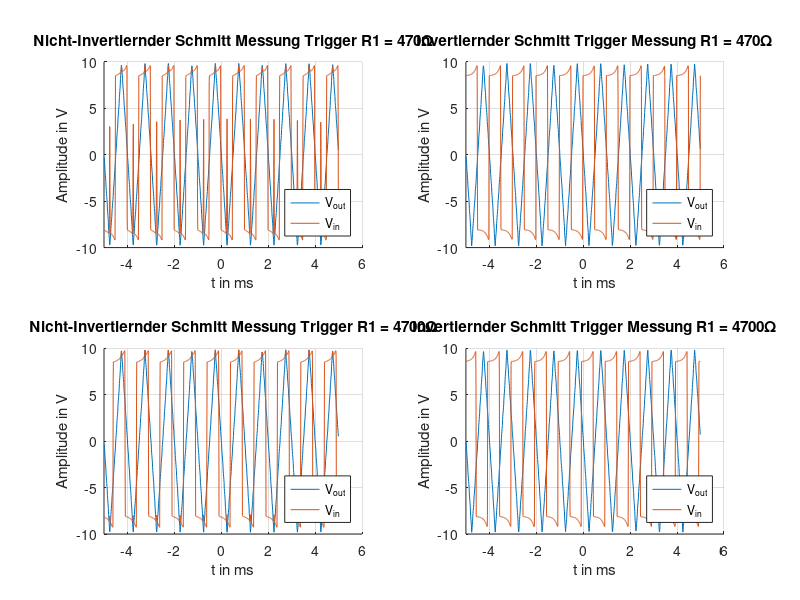

This chart was generated by the following MATLAB code:
clear all 
close all
clc

%% Einlesen der Rohdaten
non_R470 = fopen('non_R470.txt','r');
heading_non_R470 = textscan(non_R470,'%s %s %s',1);
fgetl(non_R470);
data_1 = textscan(non_R470,'%n %n %n');
fclose(non_R470); 

non_R4700 = fopen('non_R4700.txt','r');
heading_non_R4700 = textscan(non_R4700,'%s %s %s',1);
fgetl(non_R4700);
data_2 = textscan(non_R4700,'%n %n %n');
fclose(non_R4700);

inv_R470 = fopen('inv_R470.txt','r');
heading_inv_R470 = textscan(inv_R470,'%s %s %s',1);
fgetl(inv_R470);
data_3 = textscan(inv_R470,'%n %n %n');
fclose(inv_R470); 

inv_R4700 = fopen('inv_R4700.txt','r');
heading_inv_R4700 = textscan(inv_R4700,'%s %s %s',1);
fgetl(inv_R4700);
data_4 = textscan(inv_R4700,'%n %n %n');
fclose(inv_R4700);

%% Anlegen der Matrizen
time_non_R470 = cell2mat(data_1(1)).*1e-3;
V_in_non_R470 = cell2mat(data_1(2)).*2;     %(2x) weil 2V pro division
V_out_non_R470 = cell2mat(data_1(3)).*2;

fehler = abs(time_non_R470)>0.005;
fehler = fehler.*1e-3;
fehler(fehler==0) = 1;
time_non_R470 = (fehler .* time_non_R470).*1e3;

time_non_R4700 = cell2mat(data_2(1)).*1e-3;
V_in_non_R4700 = cell2mat(data_2(2)).*2;
V_out_non_R4700 = cell2mat(data_2(3)).*2;

fehler1 = abs(time_non_R4700)>0.005;
fehler1 = fehler1.*1e-3;
fehler1(fehler1==0) = 1;
time_non_R4700 = (fehler1 .* time_non_R4700).*1e3;
 
time_inv_R470 = cell2mat(data_3(1)).*1e-3;
V_in_inv_R470 = cell2mat(data_3(2)).*2;     %(2x) weil 2V pro division
V_out_inv_R470 = cell2mat(data_3(3)).*2;

fehler = abs(time_inv_R470)>0.005;
fehler = fehler.*1e-3;
fehler(fehler==0) = 1;
time_inv_R470 = (fehler .* time_inv_R470).*1e3;

time_inv_R4700 = cell2mat(data_4(1)).*1e-3;
V_in_inv_R4700 = cell2mat(data_4(2)).*2;
V_out_inv_R4700 = cell2mat(data_4(3)).*2;

fehler1 = abs(time_inv_R4700)>0.005;
fehler1 = fehler1.*1e-3;
fehler1(fehler1==0) = 1;
time_inv_R4700 = (fehler1 .* time_inv_R4700).*1e3;

%% Plot der Messungen
figure(1)
subplot(221)
hold all
plot(time_non_R470, V_in_non_R470)
plot(time_non_R470, V_out_non_R470)
title('Nicht-Invertiernder Schmitt Messung Trigger R1 = 470\Omega')
xlabel('t in ms')
ylabel('Amplitude in V')
legend('V_{out}', 'V_{in}')
legend('Location','southeast')
xlim([-5 6])
grid;

subplot(223)
hold all
plot(time_non_R4700, V_in_non_R4700)
plot(time_non_R4700, V_out_non_R4700)
title('Nicht-Invertiernder Schmitt Messung Trigger R1 = 4700\Omega')
xlabel('t in ms')
ylabel('Amplitude in V')
legend('V_{out}', 'V_{in}')
legend('Location','southeast')
xlim([-5 6])
grid;

subplot(222)
hold all
plot(time_inv_R470, V_in_inv_R470)
plot(time_inv_R470, V_out_inv_R470)
title('Invertiernder Schmitt Trigger Messung R1 = 470\Omega')
xlabel('t in ms')
ylabel('Amplitude in V')
legend('V_{out}', 'V_{in}')
legend('Location','southeast')
xlim([-5 6])
grid;

subplot(224)
hold all
plot(time_inv_R4700, V_in_inv_R4700)
plot(time_inv_R4700, V_out_inv_R4700)
title('Invertiernder Schmitt Trigger Messung R1 = 4700\Omega')
xlabel('t in ms')
ylabel('Amplitude in V')
legend('V_{out}', 'V_{in}')
legend('Location','southeast')
xlim([-5 6])
grid;